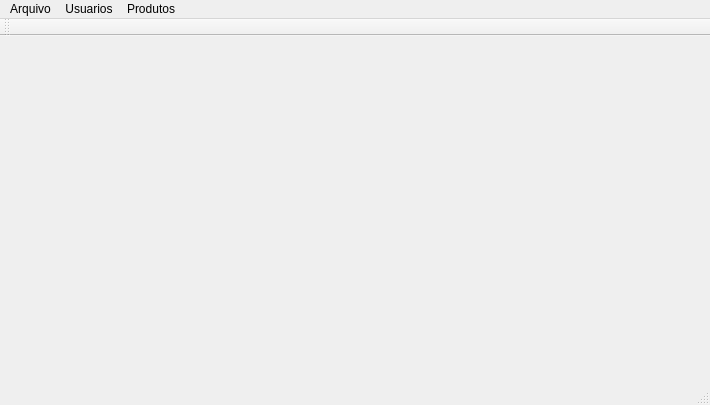
<?xml version="1.0" encoding="UTF-8"?>
<ui version="4.0">
 <class>MainFrame</class>
 <widget class="QMainWindow" name="MainFrame">
  <property name="geometry">
   <rect>
    <x>0</x>
    <y>0</y>
    <width>710</width>
    <height>405</height>
   </rect>
  </property>
  <property name="windowTitle">
   <string>Optimus Makert - 1.0-beta</string>
  </property>
  <widget class="QWidget" name="centralWidget"/>
  <widget class="QMenuBar" name="menuBar">
   <property name="geometry">
    <rect>
     <x>0</x>
     <y>0</y>
     <width>710</width>
     <height>21</height>
    </rect>
   </property>
   <widget class="QMenu" name="menuArquivo">
    <property name="title">
     <string>Arquivo</string>
    </property>
   </widget>
   <widget class="QMenu" name="menuProdutos">
    <property name="title">
     <string>Usuarios</string>
    </property>
   </widget>
   <widget class="QMenu" name="menuProdutos_2">
    <property name="title">
     <string>Produtos</string>
    </property>
   </widget>
   <addaction name="menuArquivo"/>
   <addaction name="menuProdutos"/>
   <addaction name="menuProdutos_2"/>
  </widget>
  <widget class="QToolBar" name="mainToolBar">
   <attribute name="toolBarArea">
    <enum>TopToolBarArea</enum>
   </attribute>
   <attribute name="toolBarBreak">
    <bool>false</bool>
   </attribute>
  </widget>
  <widget class="QStatusBar" name="statusBar"/>
 </widget>
 <layoutdefault spacing="6" margin="11"/>
 <resources/>
 <connections/>
</ui>
